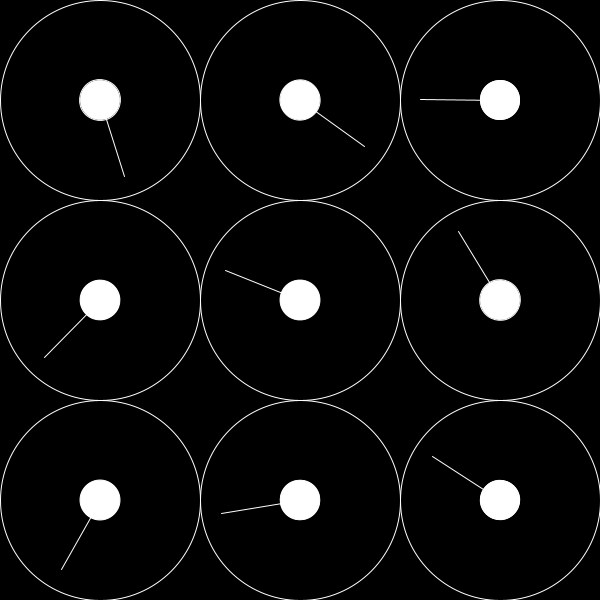
Frame 1 (no input)
Frame 60 (the mouse pressed at the canvas centre just before this capture): identical to frame 1, image omitted
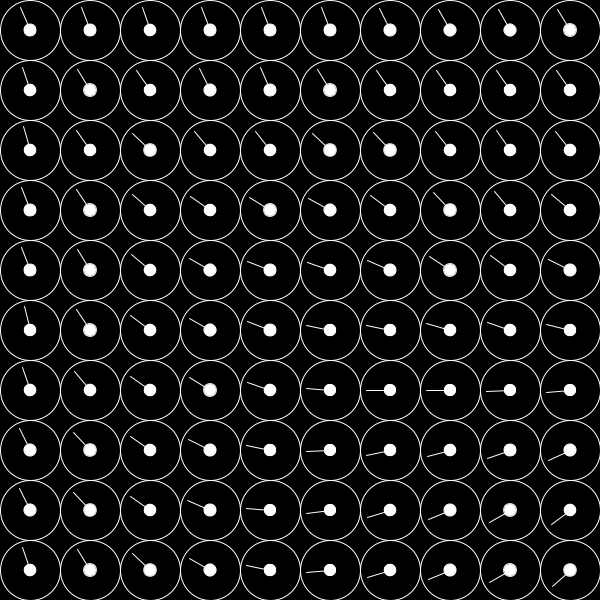
Frame 120 (the mouse held since frame 60 and released just before this capture)

The Processing sketch that drew these frames (run headless with seeded random() and noise(); from frame 60 on, the mouse is pressed at the canvas centre):

// Processing sketch: w5_stp6
// ── w5_stp6.pde
//1. 마우스 위치에 따라 최소 3개에서 최대 16개의 사각 타일로 채운다.
int tileNum;
int randomSeed = 0;
float noiseMult = 0.01;

void setup() {
  size(600, 600);
}

void draw() {
  noiseSeed(randomSeed);
  background(0);
  randomSeed(0);
  tileNum = int(map(mouseX, 0, width, 3, 16 + 1));
  //noiseMult = map(mouseY, 0, height, 0.01, 0.0005);
  noiseMult = pow(10, map(mouseY, 0, height, -1, -5));
  float tileSize = width / float(tileNum);
  for (int row = 0; row < tileNum; row++) {
    for (int col = 0; col < tileNum; col++) {
      float rectX =tileSize * col;
      float rectY =tileSize * row;
      float centerX = rectX + tileSize * 0.5;
      float centerY = rectY + tileSize * 0.5;
      //float randomVal = random(1);
      float noiseVal = noise(centerX * noiseMult, centerY * noiseMult);
      noFill();
      noStroke();
      rect(rectX, rectY, tileSize, tileSize);
      //fill(255 * randomVal);
      //fill(255 * noiseVal);
      stroke(255);
      circle(centerX, centerY, tileSize);
      pushMatrix();
      translate(centerX, centerY);
      // rotate(radians(30 * randomVal));
      rotate(radians(360 * noiseVal));
      line(0, 0, tileSize * 0.8 * 0.5, 0);
      fill(255);
      circle(0, 0, tileSize * 0.2);
      popMatrix();
    }
  }
}
